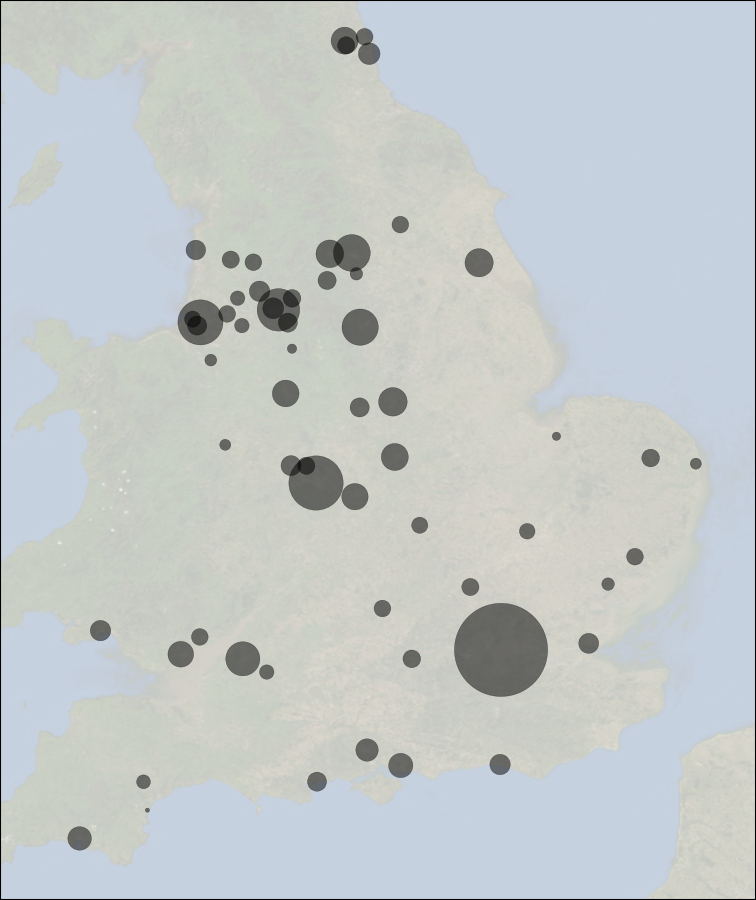

Here is the Python script that generated this plot:
import scipy as sp
import pandas as pd
import pylab as pl
import pickle as pk
import cartopy.crs as ccrs
import cartopy.io.img_tiles as cimg


# Customize the matplotlib environment.
pl.rc_context(fname='../../util/custom_rc')

# Choose a projection for plotting cities.
proj = ccrs.PlateCarree()

# Import imagery from MapQuest.
imagery = cimg.MapQuestOpenAerial()

# Define plotting parameters.
marker_size_max = 500 


# Load the UK measles data.
df = pd.read_excel('../data/60measles.xls', '60cities')

# Create separate arrays for city names and population sizes.
cities = sp.asarray(df.values[:, 0])
sizes = sp.asarray(df.values[:, 1])

# Calculate the maximum number of cases reported in any single city during any 
# single biweekly period.
max_sizes = max(sizes)

# Define a function that returns marker sizes proportional to city sizes.
def get_marker_sizes():
    
    marker_sizes = []
    
    for size in sizes:
        
        marker_sizes.append(marker_size_max * size / max_sizes)
        
    return marker_sizes
    
# Load a dictionary containing the latitude and longitude coordinates for each 
# city.  (The keys are city names; the values are 2-elements arrays containing
# latitude and longitude coordinates.)
ll_dict = pk.load(open('../data/60latlong.p', 'rb'))

# Create lists of latitude and longitude corresponding to each city name in 
# cities.
latitudes = []
longitudes = []

for city in cities:
    
    latitude, longitude = ll_dict[city]
    
    latitudes.append(latitude)
    longitudes.append(longitude)
    
        
# Create figure.
fig = pl.figure(figsize=(2.52, 3.00))
ax = pl.axes([0., 0., 1., 1.], projection=imagery.crs)
ax.set_extent([-4.9, 2.3, 50.0, 55.2])#Format is [long_W, long_E, lat_S, lat_N].

# Add a map of the UK to the background of the plot.          
ax.add_image(imagery, 7, alpha=0.25)    

# Plot a disk at the location of each of the 60 cities.  The size of the disk
# is directly proportional to the size of the city.
ax.scatter(longitudes, latitudes, color='k', s=get_marker_sizes(), marker='o', 
    alpha=0.5, linewidth=0.1, transform=proj)
     

# Save figure.
fig.savefig('map_of_cities_by_size.png', dpi=300)
